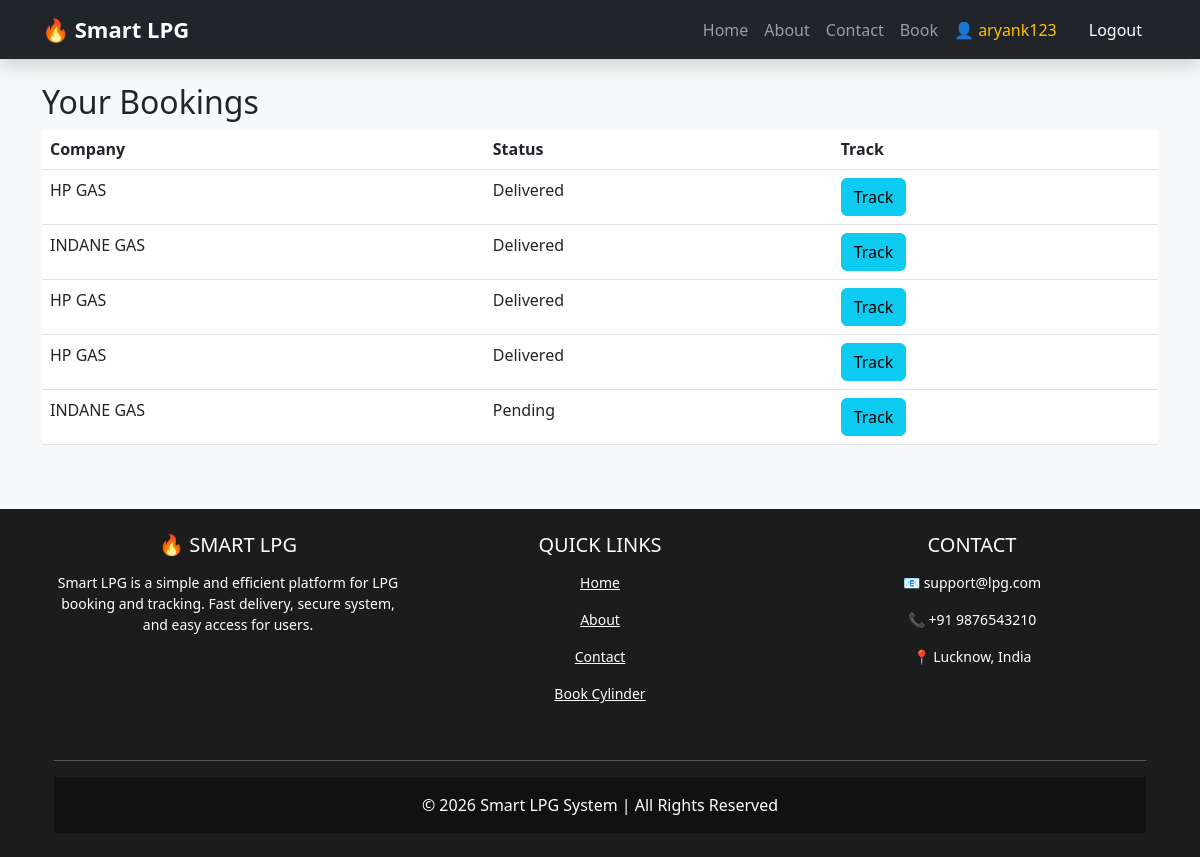
Page /history/ (signed in) on the committed database.
### lpg_app/models.py (models this page shows, shortened)
class Booking(models.Model):
    user = models.ForeignKey(User, on_delete=models.CASCADE)
    company = models.ForeignKey(Company, on_delete=models.CASCADE)
    consumer_number = models.CharField(max_length=20)
    address = models.TextField()
    phone = models.CharField(max_length=15)
    status = models.CharField(max_length=20, default='Pending')
    created_at = models.DateTimeField(auto_now_add=True)

class Company(models.Model):
    name = models.CharField(max_length=100)

### lpg_app/views.py (the view)
# urls.py: path('history/', views.history, name='history'),
def history(request):
    bookings = Booking.objects.filter(user=request.user)
    return render(request, 'lpg_app/history.html', {'bookings': bookings})

### lpg_app/templates/lpg_app/history.html
{% extends 'lpg_app/base.html' %}
{% block content %}
<h2>Your Bookings</h2>
<table class="table">
<tr>
<th>Company</th>
<th>Status</th>
<th>Track</th>
</tr>
{% for b in bookings %}
<tr>
<td>{{ b.company.name }}</td>
<td>{{ b.status }}</td>
<td>
    <a href="/track/{{ b.id }}/" class="btn btn-info">Track</a>
</td>
</tr>
{% endfor %}
</table>
{% endblock %}

### lpg_app/templates/lpg_app/base.html (shortened to what this page needs)
{% load static %}
<!DOCTYPE html>
<html>
<head>
    <link href="https://cdn.jsdelivr.net/npm/bootstrap@5.3.0/dist/css/bootstrap.min.css" rel="stylesheet">
    <link rel="stylesheet" href="{% static 'lpg_app/css/base.css' %}">
</head>
<body class="d-flex flex-column min-vh-100">
<nav class="navbar navbar-expand-lg navbar-dark bg-dark shadow">
  <div class="container">
    <a class="navbar-brand fw-bold" href="/">🔥 Smart LPG</a>
    <div class="collapse navbar-collapse" id="menu">
        <ul class="navbar-nav ms-auto">
            <li class="nav-item">
                <a class="nav-link" href="/">Home</a>
            </li>
            <li class="nav-item">
                <a class="nav-link" href="/about/">About</a>
            </li>
            <li class="nav-item">
                <a class="nav-link" href="/contact/">Contact</a>
            </li>
            <li class="nav-item">
                <a class="nav-link" href="/select-company/">Book</a>
            </li>
            {% if user.is_authenticated %}
                <li class="nav-item">
                    <a class="nav-link text-warning">👤 {{ user.username }}</a>
                </li>
                <li class="nav-item">
                    <a class="nav-link btn btn-danger text-white ms-2 px-3" href="/logout/">
                        Logout
                    </a>
                </li>
            {% endif %}
        </ul>
    </div>
  </div>
</nav>
<main class="flex-grow-1">
    <div class="container mt-4">
        {% block content %}{% endblock %}
    </div>
</main>
<footer class="text-center text-white mt-5" style="background-color: #1c1c1c">
  <div class="container p-4">
    <div class="row">
      <div class="col-md-4 mb-4">
        <h5 class="text-uppercase">🔥 Smart LPG</h5>
        <p>
          Smart LPG is a simple and efficient platform for LPG booking and tracking.
          Fast delivery, secure system, and easy access for users.
        </p>
      </div>
      <div class="col-md-4 mb-4">
        <h5 class="text-uppercase">Quick Links</h5>
        <p><a href="/" class="text-white">Home</a></p>
        <p><a href="/about/" class="text-white">About</a></p>
        <p><a href="/contact/" class="text-white">Contact</a></p>
        <p><a href="/select-company/" class="text-white">Book Cylinder</a></p>
      </div>
      <div class="col-md-4 mb-4">
        <h5 class="text-uppercase">Contact</h5>
        <p>📧 support@lpg.com</p>
        <p>📞 +91 9876543210</p>
        <p>📍 Lucknow, India</p>
      </div>
    </div>
    <hr class="bg-light">
    <div class="text-center p-3" style="background-color: #111;">
      © 2026 Smart LPG System | All Rights Reserved
    </div>
  </div>
</footer>
</body>
</html>

### lpg_app/static/lpg_app/css/base.css (style rules this page uses)
body { background-color: #f8f9fa; }
.navbar-brand { font-size: 22px; }
footer h5 { margin-bottom: 15px; }
footer p, footer a { font-size: 14px; }
.d-flex { width:100%; }

### rows in the picture
Booking: company.name "HP GAS", status "Delivered"
Booking: company.name "INDANE GAS", status "Delivered"
Booking: company.name "HP GAS", status "Delivered"
Booking: company.name "HP GAS", status "Delivered"
Booking: company.name "INDANE GAS", status "Pending"

### other values in the picture
{{ user.username }} "aryank123"
